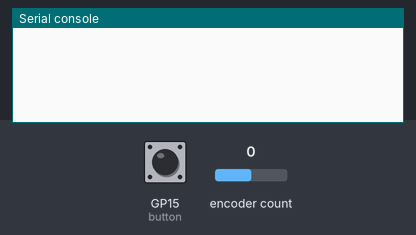
Bench run of a program on a simulated Raspberry Pi Pico running CircuitPython. On the bench: the last lines printed to the serial console. The test bench sets the inputs (shaded band); at power-on: encoder count 0, GP15 (button) HIGH. USB keyboard and mouse output is not drawn.

Above: at 1.2 s.
1.3 s: encoder count set to 1
At 2.2 s:
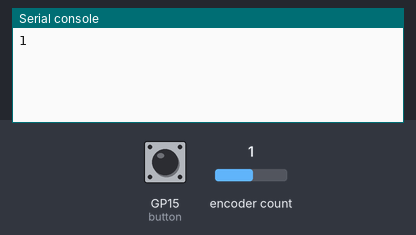
2.8 s: GP15 (button) pulled LOW for 0.15 s
At 3.3 s:
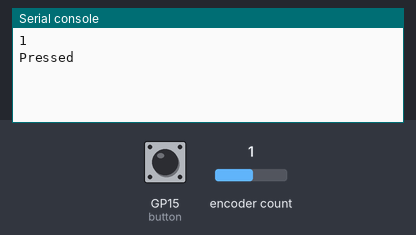
4.4 s: encoder count set to 2
At 5.8 s:
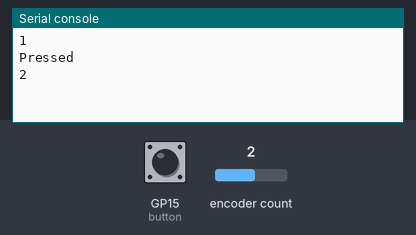

The program:

code.py
```python
import rotaryio
import board
import time
import usb_hid
from adafruit_hid.mouse import Mouse
from adafruit_hid.keyboard import Keyboard
from digitalio import DigitalInOut, Direction, Pull
from adafruit_hid.keycode import Keycode

mouse = Mouse(usb_hid.devices)
kbd = Keyboard(usb_hid.devices)
encoder = rotaryio.IncrementalEncoder(board.GP17, board.GP16)
button = DigitalInOut(board.GP15)
button.direction = Direction.INPUT
button.pull = Pull.UP
last_position = 0

while True:
    position = encoder.position
    if position > last_position:
        print(position)
        mouse.move(wheel=1)
        time.sleep(0.1)
    elif position < last_position:
        print(position)
        mouse.move(wheel=-1)
        time.sleep(0.1)
    elif button.value == 0:
        print("Pressed")
        kbd.send(Keycode.PRINT_SCREEN)
        time.sleep(0.2)
    last_position = position
```

Measured:
- after the input at 1.3 s, the serial console: prints a new line at once (image 1)
- after the input at 2.8 s, the serial console: prints a new line at once (image 2)
- after the input at 4.4 s, the serial console: prints a new line at once (image 3)
